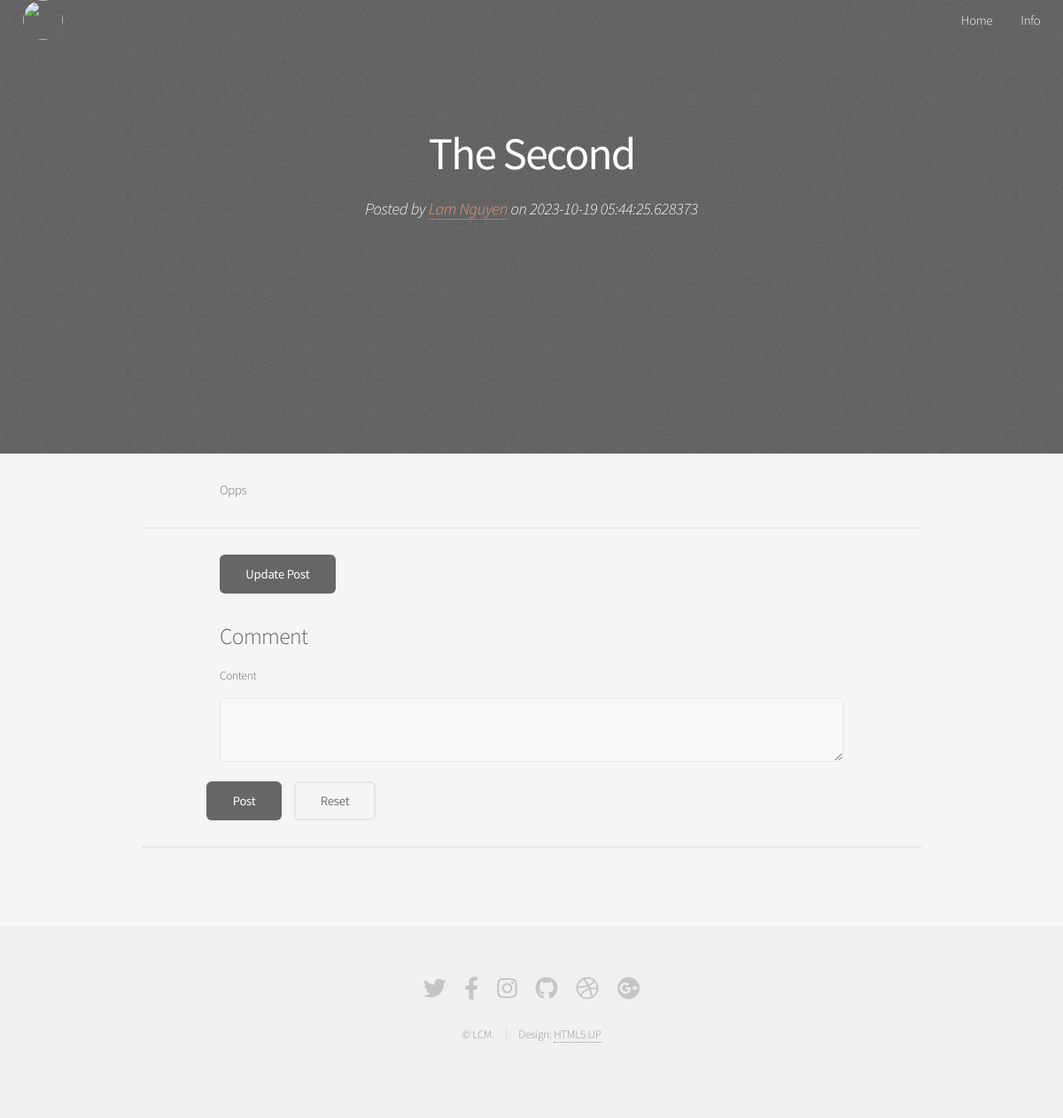
/post/3 (signed in), run on the app's committed database.
### blog/model.py (models this page shows, shortened)
class Post(db.Model):
    id = db.Column(db.Integer, primary_key=True)
    title = db.Column(db.String(100), nullable=False)
    content = db.Column(db.Text, nullable=False)
    date = db.Column(db.DateTime, nullable=False, default=datetime.utcnow)
    image_cover = db.Column(db.String(20), default="..\static\default_image_cover.jpg")
    post_rela = db.relationship('State', backref=db.backref('post', lazy=True))

class User(db.Model, UserMixin):
    id = db.Column(db.Integer, primary_key=True)
    email = db.Column(db.String(100), unique=True, nullable=False)
    username = db.Column(db.String(100), nullable=False)
    password = db.Column(db.String(100), nullable=False)
    bio = db.Column(db.String(250), default=None)
    avatar = db.Column(db.String(20), default="..\static\default_avatar.png")
    image_cover = db.Column(db.String(20), default="..\static\default_image_cover.jpg")
    rank_id = db.Column(db.Integer, default=2) # except admin, rank_id=1
    user_rela = db.relationship('State', backref=db.backref('user', lazy=True))

### blog/route.py (the view)
@app.route('/post/<int:post_id>', methods=['GET', 'POST'])
@login_required
def post(post_id):
    post = Post.query.filter_by(id=post_id).first()
    author_state = State.query.filter_by(is_author=True,post_id=post.id).first()
    author = User.query.filter_by(id=author_state.user_id).first() # a user
    commenter_state = State.query.filter_by(is_author=False, post_id=post.id)
    commenter = [] # a list of users
    for state in commenter_state:
        commenter.append(User.query.filter_by(id=state.user_id))
    if current_user.id == author_state.user_id: is_authen=True
    else: is_authen=False
    form = CommentForm()
    if form.validate_on_submit():
        state = State(is_author=False, user_id=current_user.id,
                      post_id=post.id, comment=form.content.data)
        db.session.add(state)
        db.session.commit()
    return render_template('post.html', form=form, author=author, post=post,
                           commenter=commenter[::-1], commenter_state=commenter_state[::-1], is_authen=is_authen)

### blog/form.py
class CommentForm(FlaskForm):
    content = CKEditorField('Content', validators=[DataRequired()])
    submit = SubmitField('Post')

### blog/model.py (called while the page is built)
@login_manager.user_loader
def load_user(user_id):
     return User.query.get(int(user_id))

### blog/templates/post.html (shortened to what this page needs)
<!DOCTYPE HTML>
<html>
	<head>
		<link rel="stylesheet" href="../static/assets/css/main.css" />
	</head>
	<body class="landing is-preload">
		<div id="page-wrapper">
				<header id="header" class="alt">
					<nav style="left: 0.75em; right: auto;">
						<ul>
							<li>
								<a><img src="{{ current_user.avatar }}" class="avatar"></a>
							</li>
						</ul>
					</nav>
					<nav id="nav">
						<ul>
							<li><a href="{{ url_for('home') }}">Home</a></li>
							{% if current_user.is_authenticated %}
							<li><a href="{{ url_for('account') }}" class="icon solid">Info</a></li>
							{% else %}
							<li><a href="{{ url_for('logout') }}" class="button">Log Out</a></li>
							{% endif %}
						</ul>
					</nav>
				</header>
				<section id="banner" style="background-image: url('../static/assets/css/images/overlay.png'),url('{{ post.image_cover }}');">
					<h2><b style="color: white;">{{ post.title }}</b></h2>
                    <p>
                      <i>Posted by
                      <a href="#">{{ author.username }}</a> on {{ post.date }}
                      </i>
                    </p>
				</section>
				<section id="main" class="container">
					<div style="margin: 20% 10% 0% 10%">
					  <p>
						  {{ post.content | safe }}
					  </p>
					</div>
					<hr>
					{% if is_authen %}
                    <div class="col-12" style="margin: 0 0 0 10%">
                    <ul class="actions">
                        <li><a href="{{ url_for('update_post', post_id=post.id) }}" class="button special">Update Post</a></li>
                    </ul>
                    </div>
					{% endif %}
					{% if current_user.is_authenticated %}
					<div style="margin: 0% 10% 0% 10%">
						<h3>Comment</h3>
						<form method="post" action="{{ url_for('post', post_id=post.id) }}">
							<div class="row gtr-uniform gtr-50">
								<div class="col-12 col-12-mobilep">
									<p>{{ form.content.label }}</p>
									{{ form.content }}
								</div>
							</div>
							 <div class="col-12" style="margin: 3% 0;">
								<ul class="actions">
									{{ form.submit }}
									<li><input type="reset" value="Reset" class="alt" /></li>
								</ul>
							</div>
						</form>
					</div>
					<hr>
					{% endif %}
				</section>
				<footer id="footer">
					<ul class="icons">
						<li><a href="#" class="icon brands fa-twitter"><span class="label">Twitter</span></a></li>
						<li><a href="#" class="icon brands fa-facebook-f"><span class="label">Facebook</span></a></li>
						<li><a href="#" class="icon brands fa-instagram"><span class="label">Instagram</span></a></li>
						<li><a href="#" class="icon brands fa-github"><span class="label">Github</span></a></li>
						<li><a href="#" class="icon brands fa-dribbble"><span class="label">Dribbble</span></a></li>
						<li><a href="#" class="icon brands fa-google-plus"><span class="label">Google+</span></a></li>
					</ul>
					<ul class="copyright">
						<li>&copy; LCM.</li><li>Design: <a href="http://html5up.net">HTML5 UP</a></li>
					</ul>
				</footer>
		</div>
	</body>
</html>

### data on the page
Post: title "The Second", date "2023-10-19 05:44:25.628373", content "Opps"
User: username "Lam Nguyen"
